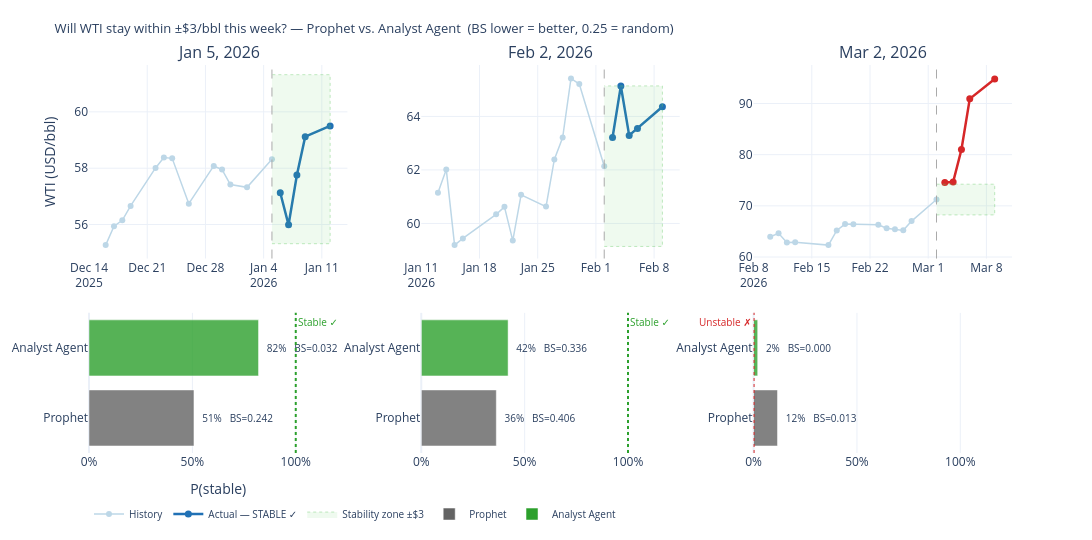

The notebook cell this image was saved under:
### Code cell
# ── Act 6 summary: per-week P(shock) estimates + cumulative Brier score ───────
#
# Top panel  — grouped bars, one cluster per origin: P(shock) for each method
#              with a small outcome marker (▲ calm / ▼ shock) above each group
# Bottom panel — cumulative mean Brier score over 8 weekly origins
#                annotated with a pre-shock / post-conflict background

METHOD_COLORS = {
    "Prophet":       CLR_PROPHET,
    "Analyst Agent": CLR_LLMP_CTX,
    "Always 50%":    "#aaa",
}
METHOD_DASH = {
    "Prophet":       "solid",
    "Analyst Agent": "solid",
    "Always 50%":    "dot",
}

origins_ordered  = [o.strftime("%Y-%m-%d") for o in SHOCK_ORIGINS]
outcome_by_key   = {
    key: int(binary_df[(binary_df["origin"] == key) & (binary_df["method"] == "Prophet")].iloc[0]["outcome"])
    for key in origins_ordered
}

fig = psp.make_subplots(
    rows=2, cols=1,
    row_heights=[0.50, 0.50],
    vertical_spacing=0.14,
    subplot_titles=[
        "P(shock > $5/bbl) per week — Prophet · Analyst Agent · Always-50%",
        "Cumulative mean Brier score over 8 weeks (lower = better, 0.25 = random)",
    ],
)

# ── Row 1: grouped bars — P(shock) per origin per method ─────────────────────
for method in ["Analyst Agent", "Prophet", "Always 50%"]:
    sub = binary_df[binary_df["method"] == method].sort_values("origin_dt")
    fig.add_trace(go.Bar(
        x=sub["origin"],
        y=sub["prob"],
        name=method,
        marker_color=METHOD_COLORS[method],
        marker_opacity=0.82,
        legendgroup=method,
        showlegend=True,
        text=[f"{p:.0%}" for p in sub["prob"]],
        textposition="outside",
        textfont=dict(size=8),
    ), row=1, col=1)

# Outcome annotations above each origin cluster
for key in origins_ordered:
    outcome = outcome_by_key[key]
    icon    = "SHOCK" if outcome else "calm"
    colour  = CLR_CONFLICT if outcome else "#2ca02c"
    fig.add_annotation(
        x=key, y=1.12, text=f"{'▼' if outcome else '▲'} {icon}",
        showarrow=False, font=dict(size=9, color=colour),
        xref="x", yref="y",
    )

fig.update_yaxes(title_text="P(shock > $5/bbl)", range=[0, 1.20],
                 tickformat=".0%", row=1, col=1)
fig.update_xaxes(tickangle=-30, row=1, col=1)

# Pre-shock / post-conflict shading (row 1)
fig.add_vrect(
    x0="2026-02-02", x1="2026-03-01",
    fillcolor="rgba(33,113,181,0.04)", line_width=0,
    annotation_text="pre-conflict", annotation_position="top left",
    annotation_font=dict(size=9, color="#2171b5"),
    row=1, col=1,
)
fig.add_vrect(
    x0="2026-03-01", x1="2026-03-23",
    fillcolor="rgba(214,39,40,0.04)", line_width=0,
    annotation_text="post-conflict onset", annotation_position="top right",
    annotation_font=dict(size=9, color="#d62728"),
    row=1, col=1,
)

# ── Row 2: cumulative mean Brier score over 8 origins ─────────────────────────
for method in ["Analyst Agent", "Prophet", "Always 50%"]:
    sub       = binary_df[binary_df["method"] == method].sort_values("origin_dt")
    cum_brier = sub["brier"].expanding().mean().values
    fig.add_trace(go.Scatter(
        x=sub["origin"].values,
        y=cum_brier,
        name=method,
        mode="lines+markers",
        line=dict(color=METHOD_COLORS[method], dash=METHOD_DASH[method], width=2.5),
        marker=dict(size=8),
        legendgroup=method,
        showlegend=False,
        hovertemplate="%{x}<br>Cumulative Brier: %{y:.3f}<extra>" + method + "</extra>",
    ), row=2, col=1)

# Reference ceiling at 0.25 (always-50% theoretical Brier)
fig.add_hline(
    y=0.25, line=dict(color="#aaa", dash="dot", width=1.5),
    annotation_text="0.25 — always-50% ceiling",
    annotation_position="top left",
    annotation_font=dict(size=9, color="#888"),
    row=2, col=1,
)

# Shading (row 2)
fig.add_vrect(
    x0="2026-02-02", x1="2026-03-01",
    fillcolor="rgba(33,113,181,0.04)", line_width=0,
    row=2, col=1,
)
fig.add_vrect(
    x0="2026-03-01", x1="2026-03-23",
    fillcolor="rgba(214,39,40,0.04)", line_width=0,
    row=2, col=1,
)

fig.update_yaxes(
    title_text="Cumulative mean Brier score", range=[0, 0.34],
    row=2, col=1,
)
fig.update_xaxes(tickangle=-30, row=2, col=1)

# Per-origin Brier dots on the cumulative line (small circle markers)
for method in ["Analyst Agent", "Prophet"]:
    sub       = binary_df[binary_df["method"] == method].sort_values("origin_dt")
    for _, row_data in sub.iterrows():
        # Running mean up to this row
        idx = list(sub["origin"]).index(row_data["origin"])
        running_mean = sub["brier"].iloc[:idx + 1].mean()
        fig.add_annotation(
            x=row_data["origin"],
            y=running_mean,
            text=f"{running_mean:.3f}",
            showarrow=False,
            font=dict(size=7, color=METHOD_COLORS[method]),
            yshift=9,
            xref="x2", yref="y2",
        )

fig.update_layout(
    title=dict(
        text="Price Shock Forecasting — Feb–Mar 2026: Analyst Agent vs. Prophet",
        x=0.5, font=dict(size=14),
    ),
    height=620,
    barmode="group",
    template="plotly_white",
    legend=dict(orientation="h", yanchor="bottom", y=1.02, xanchor="right", x=1, font=dict(size=11)),
    margin=dict(t=80, b=60, l=70, r=30),
)
fig.update_xaxes(showgrid=False)
fig.update_yaxes(showgrid=True, gridcolor="#ececec", gridwidth=0.7)
fig.show()

### Figure 1 — Plotly figure (JSON) as saved in the notebook; plotly's stock layout.template omitted (floating-point values rounded to 4 significant figures)
{"data": [{"legendgroup": "hist_b", "line": {"color": "#bdd7e7", "width": 1.5}, "name": "History", "showlegend": true, "type": "scatter", "x": ["2025-12-16T00:00:00.000000", "2025-12-17T00:00:00.000000", "2025-12-18T00:00:00.000000", "2025-12-19T00:00:00.000000", "2025-12-22T00:00:00.000000", "2025-12-23T00:00:00.000000", "2025-12-24T00:00:00.000000", "2025-12-26T00:00:00.000000", "2025-12-29T00:00:00.000000", "2025-12-30T00:00:00.000000", "2025-12-31T00:00:00.000000", "2026-01-02T00:00:00.000000", "2026-01-05T00:00:00.000000"], "xaxis": "x", "y": [55.27, 55.94, 56.15, 56.66, 58.01, 58.38, 58.35, 56.74, 58.08, 57.95, 57.42, 57.32, 58.32], "yaxis": "y"}, {"legendgroup": "path_1", "line": {"color": "#2171b5", "width": 2.5}, "marker": {"size": 7}, "mode": "lines+markers", "name": "Actual — STABLE ✓", "showlegend": true, "type": "scatter", "x": ["2026-01-06T00:00:00.000000", "2026-01-07T00:00:00.000000", "2026-01-08T00:00:00.000000", "2026-01-09T00:00:00.000000", "2026-01-12T00:00:00.000000"], "xaxis": "x", "y": [57.13, 55.99, 57.76, 59.12, 59.5], "yaxis": "y"}, {"fill": "toself", "fillcolor": "rgba(100,200,100,0.10)", "legendgroup": "band", "line": {"color": "rgba(100,200,100,0.4)", "dash": "dot", "width": 1}, "mode": "lines", "name": "Stability zone ±$3", "showlegend": true, "type": "scatter", "x": ["2026-01-05T00:00:00", "2026-01-12T00:00:00", "2026-01-12T00:00:00", "2026-01-05T00:00:00"], "xaxis": "x", "y": [55.32, 55.32, 61.32, 61.32], "yaxis": "y"}, {"legendgroup": "m_Prophet", "marker": {"color": "#636363", "opacity": 0.8}, "name": "Prophet", "orientation": "h", "showlegend": true, "text": ["  51%   BS=0.242"], "textfont": {"size": 10}, "textposition": "outside", "type": "bar", "x": [0.5077], "xaxis": "x4", "y": ["Prophet"], "yaxis": "y4"}, {"legendgroup": "m_Analyst Agent", "marker": {"color": "#2ca02c", "opacity": 0.8}, "name": "Analyst Agent", "orientation": "h", "showlegend": true, "text": ["  82%   BS=0.032"], "textfont": {"size": 10}, "textposition": "outside", "type": "bar", "x": [0.82], "xaxis": "x4", "y": ["Analyst Agent"], "yaxis": "y4"}, {"legendgroup": "hist_b", "line": {"color": "#bdd7e7", "width": 1.5}, "showlegend": false, "type": "scatter", "x": ["2026-01-13T00:00:00.000000", "2026-01-14T00:00:00.000000", "2026-01-15T00:00:00.000000", "2026-01-16T00:00:00.000000", "2026-01-20T00:00:00.000000", "2026-01-21T00:00:00.000000", "2026-01-22T00:00:00.000000", "2026-01-23T00:00:00.000000", "2026-01-26T00:00:00.000000", "2026-01-27T00:00:00.000000", "2026-01-28T00:00:00.000000", "2026-01-29T00:00:00.000000", "2026-01-30T00:00:00.000000", "2026-02-02T00:00:00.000000"], "xaxis": "x2", "y": [61.15, 62.02, 59.19, 59.44, 60.34, 60.62, 59.36, 61.07, 60.63, 62.39, 63.21, 65.42, 65.21, 62.14], "yaxis": "y2"}, {"legendgroup": "path_1", "line": {"color": "#2171b5", "width": 2.5}, "marker": {"size": 7}, "mode": "lines+markers", "showlegend": false, "type": "scatter", "x": ["2026-02-03T00:00:00.000000", "2026-02-04T00:00:00.000000", "2026-02-05T00:00:00.000000", "2026-02-06T00:00:00.000000", "2026-02-09T00:00:00.000000"], "xaxis": "x2", "y": [63.21, 65.14, 63.29, 63.55, 64.36], "yaxis": "y2"}, {"fill": "toself", "fillcolor": "rgba(100,200,100,0.10)", "legendgroup": "band", "line": {"color": "rgba(100,200,100,0.4)", "dash": "dot", "width": 1}, "mode": "lines", "showlegend": false, "type": "scatter", "x": ["2026-02-02T00:00:00", "2026-02-09T00:00:00", "2026-02-09T00:00:00", "2026-02-02T00:00:00"], "xaxis": "x2", "y": [59.14, 59.14, 65.14, 65.14], "yaxis": "y2"}, {"legendgroup": "m_Prophet", "marker": {"color": "#636363", "opacity": 0.8}, "orientation": "h", "showlegend": false, "text": ["  36%   BS=0.406"], "textfont": {"size": 10}, "textposition": "outside", "type": "bar", "x": [0.3629], "xaxis": "x5", "y": ["Prophet"], "yaxis": "y5"}, {"legendgroup": "m_Analyst Agent", "marker": {"color": "#2ca02c", "opacity": 0.8}, "orientation": "h", "showlegend": false, "text": ["  42%   BS=0.336"], "textfont": {"size": 10}, "textposition": "outside", "type": "bar", "x": [0.42], "xaxis": "x5", "y": ["Analyst Agent"], "yaxis": "y5"}, {"legendgroup": "hist_b", "line": {"color": "#bdd7e7", "width": 1.5}, "showlegend": false, "type": "scatter", "x": ["2026-02-10T00:00:00.000000", "2026-02-11T00:00:00.000000", "2026-02-12T00:00:00.000000", "2026-02-13T00:00:00.000000", "2026-02-17T00:00:00.000000", "2026-02-18T00:00:00.000000", "2026-02-19T00:00:00.000000", "2026-02-20T00:00:00.000000", "2026-02-23T00:00:00.000000", "2026-02-24T00:00:00.000000", "2026-02-25T00:00:00.000000", "2026-02-26T00:00:00.000000", "2026-02-27T00:00:00.000000", "2026-03-02T00:00:00.000000"], "xaxis": "x3", "y": [63.96, 64.63, 62.84, 62.89, 62.33, 65.19, 66.43, 66.39, 66.31, 65.63, 65.42, 65.21, 67.02, 71.23], "yaxis": "y3"}, {"legendgroup": "path_0", "line": {"color": "#d62728", "width": 2.5}, "marker": {"size": 7}, "mode": "lines+markers", "showlegend": false, "type": "scatter", "x": ["2026-03-03T00:00:00.000000", "2026-03-04T00:00:00.000000", "2026-03-05T00:00:00.000000", "2026-03-06T00:00:00.000000", "2026-03-09T00:00:00.000000"], "xaxis": "x3", "y": [74.56, 74.66, 81.01, 90.9, 94.77], "yaxis": "y3"}, {"fill": "toself", "fillcolor": "rgba(100,200,100,0.10)", "legendgroup": "band", "line": {"color": "rgba(100,200,100,0.4)", "dash": "dot", "width": 1}, "mode": "lines", "showlegend": false, "type": "scatter", "x": ["2026-03-02T00:00:00", "2026-03-09T00:00:00", "2026-03-09T00:00:00", "2026-03-02T00:00:00"], "xaxis": "x3", "y": [68.23, 68.23, 74.23, 74.23], "yaxis": "y3"}, {"legendgroup": "m_Prophet", "marker": {"color": "#636363", "opacity": 0.8}, "orientation": "h", "showlegend": false, "text": ["  12%   BS=0.013"], "textfont": {"size": 10}, "textposition": "outside", "type": "bar", "x": [0.1158], "xaxis": "x6", "y": ["Prophet"], "yaxis": "y6"}, {"legendgroup": "m_Analyst Agent", "marker": {"color": "#2ca02c", "opacity": 0.8}, "orientation": "h", "showlegend": false, "text": ["  2%   BS=0.000"], "textfont": {"size": 10}, "textposition": "outside", "type": "bar", "x": [0.02], "xaxis": "x6", "y": ["Analyst Agent"], "yaxis": "y6"}], "layout": {"annotations": [{"font": {"size": 16}, "showarrow": false, "text": "Jan 5, 2026", "x": 0.14, "xanchor": "center", "xref": "paper", "y": 1, "yanchor": "bottom", "yref": "paper"}, {"font": {"size": 16}, "showarrow": false, "text": "Feb 2, 2026", "x": 0.5, "xanchor": "center", "xref": "paper", "y": 1, "yanchor": "bottom", "yref": "paper"}, {"font": {"size": 16}, "showarrow": false, "text": "Mar 2, 2026", "x": 0.86, "xanchor": "center", "xref": "paper", "y": 1, "yanchor": "bottom", "yref": "paper"}, {"font": {"color": "#2ca02c", "size": 10}, "showarrow": false, "text": "Stable ✓", "x": 1, "xanchor": "left", "xref": "x4", "y": 1, "yanchor": "top", "yref": "y4 domain"}, {"font": {"color": "#2ca02c", "size": 10}, "showarrow": false, "text": "Stable ✓", "x": 1, "xanchor": "left", "xref": "x5", "y": 1, "yanchor": "top", "yref": "y5 domain"}, {"font": {"color": "#d62728", "size": 10}, "showarrow": false, "text": "Unstable ✗", "x": 0, "xanchor": "right", "xref": "x6", "y": 1, "yanchor": "top", "yref": "y6 domain"}], "barmode": "relative", "height": 540, "legend": {"font": {"size": 10}, "orientation": "h", "y": -0.12}, "margin": {"b": 75, "t": 65}, "shapes": [{"line": {"color": "#aaa", "dash": "dash", "width": 1}, "type": "line", "x0": 1767571200000, "x1": 1767571200000, "xref": "x", "y0": 0, "y1": 1, "yref": "y domain"}, {"line": {"color": "#2ca02c", "dash": "dot", "width": 2}, "type": "line", "x0": 1, "x1": 1, "xref": "x4", "y0": 0, "y1": 1, "yref": "y4 domain"}, {"line": {"color": "#aaa", "dash": "dash", "width": 1}, "type": "line", "x0": 1769990400000, "x1": 1769990400000, "xref": "x2", "y0": 0, "y1": 1, "yref": "y2 domain"}, {"line": {"color": "#2ca02c", "dash": "dot", "width": 2}, "type": "line", "x0": 1, "x1": 1, "xref": "x5", "y0": 0, "y1": 1, "yref": "y5 domain"}, {"line": {"color": "#aaa", "dash": "dash", "width": 1}, "type": "line", "x0": 1772409600000, "x1": 1772409600000, "xref": "x3", "y0": 0, "y1": 1, "yref": "y3 domain"}, {"line": {"color": "#d62728", "dash": "dot", "width": 2}, "type": "line", "x0": 0, "x1": 0, "xref": "x6", "y0": 0, "y1": 1, "yref": "y6 domain"}], "title": {"font": {"size": 13}, "text": "Will WTI stay within ±$3/bbl this week? — Prophet vs. Analyst Agent  (BS lower = better, 0.25 = random)"}, "width": 1100, "xaxis": {"anchor": "y", "domain": [0, 0.28]}, "xaxis2": {"anchor": "y2", "domain": [0.36, 0.64]}, "xaxis3": {"anchor": "y3", "domain": [0.72, 1]}, "xaxis4": {"anchor": "y4", "domain": [0, 0.28], "range": [0, 1.25], "tickformat": ".0%", "title": {"text": "P(stable)"}}, "xaxis5": {"anchor": "y5", "domain": [0.36, 0.64], "range": [0, 1.25], "tickformat": ".0%"}, "xaxis6": {"anchor": "y6", "domain": [0.72, 1], "range": [0, 1.25], "tickformat": ".0%"}, "yaxis": {"anchor": "x", "domain": [0.5012, 1], "title": {"text": "WTI (USD/bbl)"}}, "yaxis2": {"anchor": "x2", "domain": [0.5012, 1]}, "yaxis3": {"anchor": "x3", "domain": [0.5012, 1]}, "yaxis4": {"anchor": "x4", "domain": [0, 0.3612]}, "yaxis5": {"anchor": "x5", "domain": [0, 0.3612]}, "yaxis6": {"anchor": "x6", "domain": [0, 0.3612]}}}
